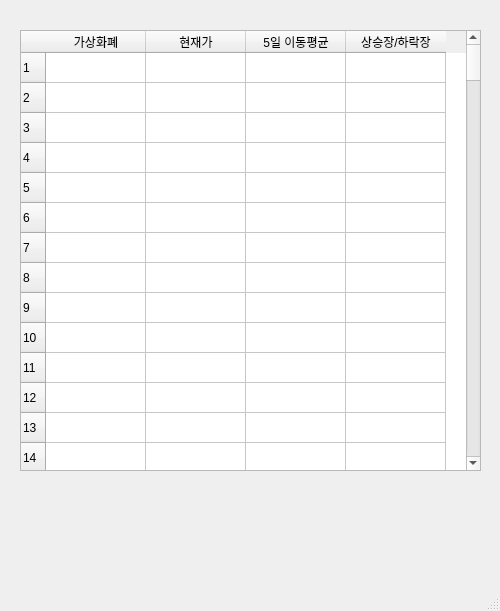
<?xml version="1.0" encoding="UTF-8"?>
<ui version="4.0">
 <class>MainWindow</class>
 <widget class="QMainWindow" name="MainWindow">
  <property name="geometry">
   <rect>
    <x>0</x>
    <y>0</y>
    <width>500</width>
    <height>611</height>
   </rect>
  </property>
  <property name="windowTitle">
   <string>가상화폐 상승장/하락장 알리미</string>
  </property>
  <property name="windowIcon">
   <iconset>
    <normaloff>../image/iconfinder_cryptocurrency_blockchain_Bitcoin_BTC_2907507.png</normaloff>../image/iconfinder_cryptocurrency_blockchain_Bitcoin_BTC_2907507.png</iconset>
  </property>
  <widget class="QWidget" name="centralwidget">
   <widget class="QTableWidget" name="tableWidget">
    <property name="geometry">
     <rect>
      <x>20</x>
      <y>30</y>
      <width>461</width>
      <height>441</height>
     </rect>
    </property>
    <property name="rowCount">
     <number>150</number>
    </property>
    <row/>
    <row/>
    <row/>
    <row/>
    <row/>
    <row/>
    <row/>
    <row/>
    <row/>
    <row/>
    <row/>
    <row/>
    <row/>
    <row/>
    <row/>
    <row/>
    <row/>
    <row/>
    <row/>
    <row/>
    <row/>
    <row/>
    <row/>
    <row/>
    <row/>
    <row/>
    <row/>
    <row/>
    <row/>
    <row/>
    <row/>
    <row/>
    <row/>
    <row/>
    <row/>
    <row/>
    <row/>
    <row/>
    <row/>
    <row/>
    <row/>
    <row/>
    <row/>
    <row/>
    <row/>
    <row/>
    <row/>
    <row/>
    <row/>
    <row/>
    <row/>
    <row/>
    <row/>
    <row/>
    <row/>
    <row/>
    <row/>
    <row/>
    <row/>
    <row/>
    <row/>
    <row/>
    <row/>
    <row/>
    <row/>
    <row/>
    <row/>
    <row/>
    <row/>
    <row/>
    <row/>
    <row/>
    <row/>
    <row/>
    <row/>
    <row/>
    <row/>
    <row/>
    <row/>
    <row/>
    <row/>
    <row/>
    <row/>
    <row/>
    <row/>
    <row/>
    <row/>
    <row/>
    <row/>
    <row/>
    <row/>
    <row/>
    <row/>
    <row/>
    <row/>
    <row/>
    <row/>
    <row/>
    <row/>
    <row/>
    <row/>
    <row/>
    <row/>
    <row/>
    <row/>
    <row/>
    <row/>
    <row/>
    <row/>
    <row/>
    <row/>
    <row/>
    <row/>
    <row/>
    <row/>
    <row/>
    <row/>
    <row/>
    <row/>
    <row/>
    <row/>
    <row/>
    <row/>
    <row/>
    <row/>
    <row/>
    <row/>
    <row/>
    <row/>
    <row/>
    <row/>
    <row/>
    <row/>
    <row/>
    <row/>
    <row/>
    <row/>
    <row/>
    <row/>
    <row/>
    <row/>
    <row/>
    <row/>
    <row/>
    <row/>
    <row/>
    <row/>
    <row/>
    <row/>
    <row/>
    <column>
     <property name="text">
      <string>가상화폐</string>
     </property>
    </column>
    <column>
     <property name="text">
      <string>현재가</string>
     </property>
    </column>
    <column>
     <property name="text">
      <string>5일 이동평균</string>
     </property>
    </column>
    <column>
     <property name="text">
      <string>상승장/하락장</string>
     </property>
    </column>
   </widget>
  </widget>
  <widget class="QMenuBar" name="menubar">
   <property name="geometry">
    <rect>
     <x>0</x>
     <y>0</y>
     <width>500</width>
     <height>21</height>
    </rect>
   </property>
  </widget>
  <widget class="QStatusBar" name="statusbar"/>
 </widget>
 <resources/>
 <connections/>
</ui>
